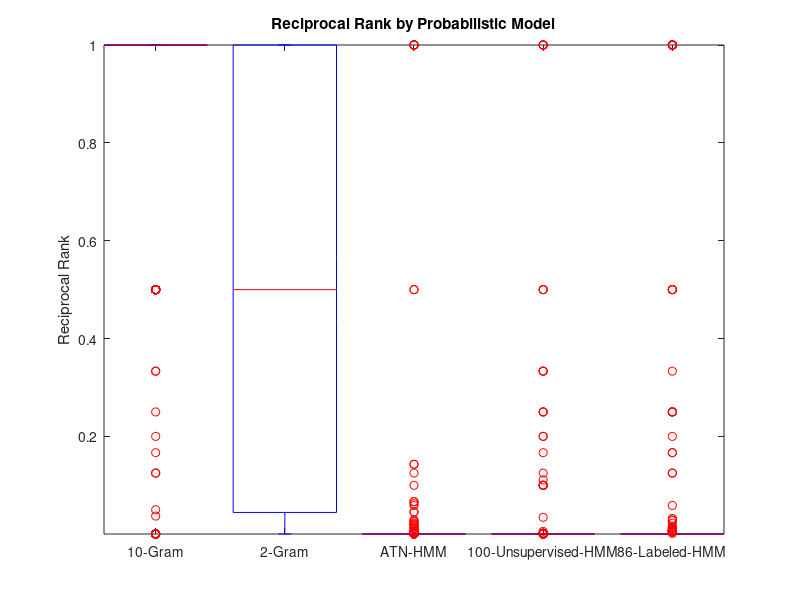

Write MATLAB code to recreate this figure.

% Octave requirements
% pkg install -forge io
% pkg install -forge statistics
pkg load statistics

% n10_gram found 506/522 true fixes (Mean Reciprocal Rank=0.91)
n10 = [1, 1, 1, 1, 1, 1, 1, 1, 2, 1, 2, 1, 1, 1, 1, 1, 1, 1, 1, 1, 1, 1, 1, 1, 1, 1, 1, 1, 1, 1, 1, 2, 1, 1, 1, 1, 1, 1, 1, 1, 1, 1, 1, 1, 1, 1, 2, 1, 1, 1, 1, 1, 1, 1, 1, 1, 1, 1, 1, 1, 1, 1, 1, 1, 1, 1, 2, 1, 1, 1, 1, 1, 1, 1, 1, 1, 1, 1, 1, 1, 2201, 1, 1, 1, 1, 1, 1, 1, 1, 1, 1, 1, 2201, 1, 1, 1, 1, 1, 1, 1, 1, 1, 1, 1, 1, 1, 1, 1, 1, 1, 1, 5, 1, 1, 1, 1, 1, 1, 1, 1, 1, 1, 1, 1, 1, 1, 2201, 1, 1, 8, 1, 1, 1, 1, 1, 1, 2, 1, 1, 1, 1, 1, 8, 1, 1, 1, 1, 1, 1, 2, 1, 1, 1, 1, 1, 1, 2, 2, 1, 1, 1, 1, 1, 2, 1, 1, 1, 1, 1, 1, 1, 1, 1, 1, 1, 20, 1, 2, 1, 1, 2201, 1, 1, 1, 1, 1, 1, 1, 1, 1, 1, 1, 1, 1, 2201, 2201, 2201, 1, 3, 1, 1, 1, 1, 1, 1, 1, 1, 1, 1, 1, 1, 1, 1, 1, 1, 2201, 1, 27, 2, 1, 1, 1, 1, 1, 2, 1, 1, 1, 1, 1, 1, 1, 2201, 1, 1, 1, 1, 2, 2201, 1, 1, 1, 1, 1, 1, 1, 1, 1, 1, 1, 1, 1, 1, 1, 1, 1, 1, 1, 1, 1, 1, 1, 1, 2, 2, 2, 1, 1, 1, 1, 1, 1, 1, 1, 1, 1, 1, 1, 1, 1, 1, 1, 1, 2, 2, 1, 1, 2201, 1, 1, 1, 1, 1, 1, 1, 1, 1, 1, 1, 1, 1, 1, 4, 1, 1, 1, 2201, 1, 1, 1, 1, 1, 1, 1, 2, 1, 2, 1, 1, 1, 3, 1, 1, 1, 1, 2, 1, 1, 1, 1, 1, 1, 1, 1, 1, 1, 1, 2, 1, 1, 1, 1, 2, 2201, 1, 1, 2, 2, 1, 1, 1, 1, 1, 1, 1, 1, 1, 1, 1, 1, 1, 1, 2, 1, 1, 2201, 1, 1, 1, 1, 2, 2, 1, 1, 1, 1, 1, 1, 1, 1, 1, 1, 1, 1, 1, 1, 1, 1, 1, 1, 2, 1, 6, 1, 1, 2201, 2, 1, 2, 1, 1, 1, 1, 1, 1, 2, 1, 2, 1, 1, 1, 1, 2, 1, 1, 1, 1, 1, 1, 1, 2, 1, 1, 1, 1, 1, 1, 1, 1, 1, 1, 1, 1, 1, 1, 1, 1, 1, 1, 2, 2201, 1, 1, 1, 1, 1, 1, 1, 1, 1, 1, 1, 1, 1, 2, 1, 1, 1, 1, 1, 1, 1, 1, 1, 1, 1, 1, 1, 2, 1, 2, 1, 1, 1, 1, 1, 1, 1, 1, 2, 1, 1, 2, 1, 1, 1, 1, 1, 1, 1, 1, 1, 1, 1, 1, 1, 1, 1, 1, 1, 1, 1, 2, 1, 1, 1, 1, 1, 2, 1, 1, 1, 1, 1, 1, 1, 1, 1, 1, 1, 1, 2];
% n2_gram found 422/522 true fixes (Mean Reciprocal Rank=0.58)
n2 = [2201, 9, 3, 2201, 81, 1, 1, 2201, 21, 1, 8, 2, 2201, 2201, 76, 1, 1, 1, 2201, 2, 2, 2, 1, 1, 2, 1, 33, 3, 2, 2, 1, 5, 1, 1, 1, 1, 1, 1, 2, 7, 2201, 17, 1, 2, 1, 1, 33, 2, 3, 1, 1, 24, 2201, 1, 1, 1, 1, 1, 1, 1, 2201, 1, 2, 1, 6, 1, 35, 21, 2, 2201, 1, 2201, 2201, 1, 1, 1, 1, 1, 1, 2201, 2201, 7, 1, 1, 48, 2, 2, 1, 1, 20, 2201, 1, 2201, 2201, 1, 1, 2201, 2201, 1, 1, 1, 2201, 2201, 4, 4, 1, 1, 1, 1, 4, 3, 53, 1, 1, 1, 29, 1, 2201, 1, 1, 2201, 2201, 2201, 1, 6, 2, 2201, 2201, 2, 2201, 25, 7, 1, 2201, 1, 1, 2, 1, 2, 1, 2, 5, 119, 1, 1, 1, 1, 1, 1, 4, 1, 1, 2201, 1, 1, 1, 2201, 2, 2201, 1, 1, 3, 2201, 3, 1, 1, 2201, 1, 1, 1, 1, 1, 2, 1, 1, 2201, 1, 2, 2201, 2201, 2201, 1, 8, 2201, 1, 2, 1, 1, 2, 1, 1, 1, 13, 2, 2201, 2201, 2201, 1, 9, 1, 1, 1, 2201, 2, 1, 3, 68, 161, 5, 1, 1, 1, 1, 23, 1, 2201, 1, 120, 16, 6, 2201, 3, 2201, 3, 5, 1, 1, 1, 2201, 1, 1, 1, 2201, 1, 2201, 1, 1, 96, 2201, 1, 1, 2201, 2, 1, 1, 1, 1, 1, 1, 2201, 2, 1, 1, 1, 2, 2, 2201, 1, 1, 1, 1, 2201, 1, 2, 28, 24, 114, 4, 1, 2091, 1, 1, 2201, 2, 1, 1, 2201, 1, 2201, 2201, 1, 1, 1, 33, 2, 1, 2201, 2201, 2201, 2201, 1, 2201, 1, 37, 1, 2201, 1, 2201, 1, 2, 2, 1, 1, 1, 1, 2, 2201, 2201, 1, 1, 2201, 9, 1, 1, 3, 1, 2, 1, 1, 3, 5, 1, 1, 2201, 3, 37, 2, 1, 1, 2201, 7, 13, 1, 1, 1, 13, 1, 2, 8, 1, 8, 1, 2201, 2201, 1, 2201, 2201, 2201, 1, 2201, 1, 1, 2, 1, 1, 1, 1, 1, 2, 1, 1, 1, 20, 1, 1, 2201, 8, 5, 5, 1, 2201, 2201, 2201, 1, 1, 1, 1, 1, 1, 1, 4, 1, 1, 2, 1, 1, 1, 1, 2201, 2201, 1, 1, 23, 2, 1, 178, 5, 1, 2, 1, 2, 1, 1, 4, 2201, 89, 1, 2, 1, 1, 1, 2201, 12, 1, 2201, 2, 1, 2201, 2, 7, 64, 2, 2201, 2, 25, 1, 2201, 1, 1, 1, 2, 2201, 1, 32, 20, 1, 1, 1, 1, 103, 2201, 1, 1, 2201, 1, 2201, 2201, 2, 2, 2, 2, 7, 1, 1, 27, 2201, 2201, 2201, 1, 1, 1, 1, 2, 9, 1, 1, 2, 1, 10, 2, 2, 2, 4, 2, 2, 1, 1, 1, 8, 2201, 1, 2201, 3, 1, 1, 2, 1, 2, 1, 4, 2, 2201, 1, 1, 1, 3, 2, 2, 1, 1, 2, 1, 2, 3, 3, 1, 4, 1, 2, 2, 36, 2, 3, 1, 21, 1, 1, 11, 1, 1, 1, 5];
% atn-hmm found 48/522 true fixes (Mean Reciprocal Rank=0.018)
atn = [2311, 968, 2311, 2311, 2311, 2311, 2311, 2311, 2311, 48, 2311, 2311, 2311, 2311, 2311, 2311, 2311, 2311, 2311, 2311, 2311, 2311, 2311, 2311, 2311, 7, 198, 2311, 2311, 2311, 2311, 2311, 2311, 2311, 2311, 2311, 2311, 2311, 2311, 2311, 190, 2311, 2311, 16, 2311, 2311, 2311, 2311, 2311, 2311, 2311, 2311, 2311, 2311, 2311, 2311, 22, 1, 34, 2311, 289, 2311, 2311, 2311, 54, 22, 2311, 2311, 2311, 2311, 2311, 2311, 2311, 2311, 2311, 2311, 2311, 2311, 2311, 2311, 2311, 2311, 2311, 2311, 2311, 79, 2311, 2311, 2311, 2311, 2311, 2311, 2311, 2311, 2311, 2311, 2311, 2311, 2311, 2311, 2311, 2311, 2311, 2311, 2311, 2311, 2311, 2311, 2311, 2311, 2311, 2311, 2311, 2311, 15, 2311, 2311, 2311, 2311, 2311, 2311, 1, 2311, 2311, 2311, 2311, 2311, 2311, 2311, 2311, 2311, 2311, 2311, 2311, 2311, 2311, 2311, 2311, 2311, 2311, 2311, 2311, 1343, 2311, 2311, 2311, 1, 2311, 2311, 2311, 2311, 2311, 2311, 2311, 871, 2311, 2311, 2311, 2311, 2311, 1114, 2311, 2311, 2311, 2311, 2311, 2311, 2311, 2311, 2311, 1, 2311, 2311, 2311, 2311, 2311, 2311, 2311, 2311, 2311, 2311, 2311, 2311, 2311, 2311, 2311, 2311, 2311, 2311, 2311, 2311, 2311, 1531, 2311, 2311, 2311, 2311, 2311, 2311, 2311, 2311, 137, 2311, 2311, 2311, 2311, 2311, 2311, 2311, 2311, 2311, 2311, 2311, 952, 62, 2311, 7, 2311, 2311, 2311, 2311, 2311, 2311, 2311, 2311, 2311, 2311, 975, 2311, 2311, 2311, 2311, 2311, 2311, 2311, 2311, 2311, 2311, 2311, 2311, 2311, 2311, 2311, 2311, 2311, 2311, 2311, 2311, 2311, 2311, 2, 2311, 2311, 8, 2311, 2311, 2311, 2311, 2311, 2311, 2311, 2311, 2311, 1485, 2311, 2311, 2311, 2311, 1, 2311, 2311, 226, 44, 2311, 2311, 2311, 2311, 2311, 2311, 1155, 2311, 2311, 1, 2311, 2311, 2311, 2311, 2311, 819, 2311, 2311, 2311, 2311, 2311, 2311, 2311, 2311, 2311, 2311, 2311, 2311, 2311, 2311, 2311, 2311, 2311, 2311, 2311, 2311, 2311, 2311, 2311, 2311, 2311, 206, 2311, 1242, 2311, 2311, 2311, 2311, 2311, 2311, 2311, 2311, 2311, 2311, 2311, 2311, 2311, 2311, 2311, 895, 2311, 2311, 178, 2311, 2311, 2311, 940, 52, 2311, 2311, 2311, 2311, 2311, 2311, 2311, 2311, 2311, 2311, 2311, 2311, 2311, 2311, 2311, 2311, 2311, 2311, 2311, 2, 2311, 2311, 2311, 2311, 2311, 2311, 2311, 2311, 2311, 2311, 2311, 2311, 2311, 2311, 2311, 2311, 2311, 2311, 2311, 2311, 2311, 2311, 2311, 2311, 2311, 2311, 2311, 2311, 2311, 2311, 2311, 2311, 2311, 707, 2311, 2311, 2311, 461, 2311, 2311, 2311, 2311, 2311, 2311, 2311, 2311, 2311, 2311, 2311, 2311, 10, 2311, 620, 2311, 2311, 2311, 2311, 2311, 2311, 2311, 880, 2311, 2311, 1900, 17, 2311, 2311, 2311, 2311, 2311, 2311, 2311, 2311, 2311, 2311, 86, 2311, 2311, 87, 2311, 2311, 2311, 2311, 2311, 2311, 2311, 2311, 2311, 2311, 2311, 2311, 2311, 2311, 2311, 2311, 2311, 2311, 2311, 39, 2311, 2311, 2311, 2311, 1, 2311, 1073, 2311, 2311, 2311, 2311, 2311, 2311, 2311, 2311, 2311, 2311, 2311, 2311, 2311, 2311, 2311, 2311, 2311, 2311, 2311, 2311, 2311, 2311, 2311, 2311, 2311, 2311, 15, 2311, 2311, 2311, 2311, 2311, 2311, 2311, 2311, 2311, 2311, 2311, 2311, 2311, 2311, 2311, 2311, 2311, 2311, 2311, 2311, 2311, 2311, 2311, 2311, 2311, 37, 2311, 2311];
% t100-hmm found 32/522 true fixes (Mean Reciprocal Rank=0.019)
t100 = [2311, 1968, 4, 2311, 2311, 2311, 2311, 2311, 2311, 2311, 2311, 2311, 2311, 2311, 2117, 2311, 2311, 2311, 2311, 2311, 2311, 2311, 10, 2311, 2311, 1816, 2311, 1401, 773, 2311, 2311, 2311, 2311, 2311, 2311, 2311, 2311, 10, 2311, 2311, 2311, 2311, 2311, 587, 4, 2311, 2096, 2311, 2311, 2311, 2311, 2311, 2311, 2311, 2311, 2311, 9, 2311, 2311, 2311, 2311, 2, 2311, 4, 6, 5, 2311, 2311, 1, 2311, 2311, 2311, 2311, 2311, 2311, 2311, 2311, 2311, 2311, 2311, 2311, 2311, 2311, 2311, 2311, 2311, 2311, 2311, 2311, 2311, 2311, 2311, 2311, 2311, 2311, 2311, 2311, 2311, 2311, 2311, 2311, 1215, 2311, 2311, 2311, 2311, 2311, 2311, 2311, 2311, 2311, 1995, 2311, 2311, 2311, 2090, 2311, 2311, 2311, 2311, 2311, 1, 2311, 2311, 2311, 2311, 2311, 2311, 2311, 2311, 2311, 2311, 2311, 2311, 2311, 2311, 2311, 2311, 2311, 2311, 1406, 2311, 2311, 2311, 2311, 2311, 2311, 2311, 2311, 2311, 2311, 2311, 2311, 2311, 10, 2311, 2311, 2311, 2311, 2311, 2311, 2311, 2311, 1220, 2311, 2311, 2311, 2311, 2311, 2311, 2311, 2311, 2311, 2311, 2311, 2311, 2311, 2311, 2311, 2311, 2311, 773, 2311, 2311, 2311, 2311, 2311, 2311, 2311, 2311, 2311, 2311, 2311, 2311, 2311, 2311, 2311, 2311, 2311, 2311, 2311, 2311, 2311, 2311, 2311, 2311, 2311, 2311, 2311, 2311, 2311, 2311, 2311, 1343, 3, 2311, 2311, 2311, 2311, 2311, 2311, 2311, 2311, 433, 2311, 2311, 2311, 2311, 2311, 2311, 2311, 2311, 2311, 2311, 2311, 2311, 2311, 2311, 2311, 2311, 2311, 2311, 2311, 2311, 2311, 2311, 2311, 2311, 2311, 2311, 5, 2311, 2311, 2, 2311, 2311, 2311, 2311, 2311, 2311, 2311, 2311, 2311, 1219, 2311, 2097, 2311, 2311, 2311, 2311, 2311, 2311, 1, 2311, 2311, 2311, 2, 2311, 2311, 2165, 2311, 2311, 2311, 2311, 2311, 2311, 2311, 2311, 2311, 2311, 2311, 2311, 2311, 2311, 2311, 2311, 2311, 1306, 2311, 2311, 2311, 2311, 2311, 2311, 2311, 2311, 2311, 2311, 2311, 2311, 2311, 2311, 2311, 919, 2311, 2311, 2311, 2311, 2311, 2311, 2311, 2311, 2311, 2311, 2311, 2311, 2311, 2311, 2311, 2311, 2311, 2311, 2311, 2311, 2311, 2311, 2311, 2311, 2311, 2311, 2311, 2311, 2311, 2311, 2311, 2311, 2311, 2311, 2311, 2311, 2311, 2311, 2311, 2311, 3, 2311, 2311, 2311, 2311, 2311, 3, 2311, 2311, 2311, 1, 2311, 2311, 2311, 2311, 2311, 2311, 2311, 2311, 2311, 2311, 2311, 2311, 2311, 2311, 2311, 2311, 29, 8, 2311, 2311, 2311, 2311, 10, 2311, 2311, 2311, 2311, 2311, 2311, 2311, 2311, 2311, 2311, 1220, 2311, 2311, 2311, 2311, 2311, 1302, 2311, 2311, 2311, 2311, 2311, 2311, 2311, 2311, 2311, 1967, 2311, 2311, 2311, 2311, 2311, 2311, 1965, 2311, 2311, 2091, 2311, 2311, 2311, 486, 2311, 2311, 2311, 2311, 2311, 2311, 2311, 2311, 2311, 2311, 1221, 2311, 2311, 2311, 2311, 2311, 2311, 2311, 2311, 2311, 2311, 2311, 2311, 2311, 2311, 2311, 2311, 2311, 2311, 2311, 2311, 1, 2311, 2311, 2311, 2311, 2311, 1961, 2311, 2311, 2311, 2311, 2311, 2311, 2311, 2311, 2311, 2311, 2311, 2311, 2311, 2311, 10, 2311, 2311, 2311, 2311, 2311, 2311, 2311, 2311, 2311, 2311, 2311, 2311, 2311, 2311, 2311, 2311, 2311, 2311, 2311, 2311, 2311, 2311, 2311, 2311, 2311, 2311, 2311, 2311, 2311, 2311, 2311, 2311, 2311, 2311, 2311, 2311, 2311, 170, 2311, 2311];
% tsmooth-hmm found 50/522 true fixes (Mean Reciprocal Rank=0.029)
tlabeled = [2311, 2311, 2311, 2311, 2311, 2311, 2311, 2311, 2311, 2311, 2311, 2311, 2311, 2311, 2311, 2311, 2311, 2311, 2311, 2311, 2311, 2311, 1, 2311, 2311, 551, 2311, 140, 2, 17, 2311, 2311, 2311, 2311, 2311, 2311, 77, 2311, 2311, 124, 2311, 2311, 2311, 2311, 2311, 2311, 2311, 2311, 36, 2311, 2311, 2311, 2311, 2311, 2311, 2, 2311, 2311, 1, 2311, 2311, 1, 2311, 1, 118, 2311, 2311, 2311, 2311, 2311, 2311, 2311, 2311, 2311, 2311, 2311, 2311, 2311, 2311, 2311, 2311, 2311, 2311, 2311, 2311, 2311, 2311, 2311, 2311, 2311, 2311, 2311, 2311, 2311, 2311, 2311, 2311, 2311, 2311, 2311, 2311, 2311, 2311, 2311, 2311, 2311, 2311, 2311, 2311, 2311, 2311, 2311, 2311, 2311, 2311, 2311, 123, 2311, 2311, 2311, 2311, 2311, 2311, 2311, 2311, 2311, 2311, 2311, 2311, 2311, 2311, 2311, 2311, 2311, 2311, 2311, 2311, 2311, 2311, 1, 2311, 2311, 2311, 2311, 2311, 2311, 2311, 2311, 6, 2311, 2311, 2311, 2311, 2311, 1, 2311, 2311, 2311, 2311, 2311, 2311, 2311, 5, 31, 2311, 2311, 2311, 2311, 2311, 2311, 2311, 2311, 2311, 2311, 2311, 2311, 2311, 34, 2311, 2311, 2311, 2311, 2311, 2311, 2311, 2311, 2311, 2311, 2311, 4, 2311, 2311, 2311, 2311, 2311, 2311, 2311, 2311, 2311, 2311, 2311, 2311, 2311, 2311, 2311, 65, 2311, 2311, 2311, 2311, 2311, 2311, 2311, 2311, 2311, 2311, 2311, 2311, 6, 2311, 2311, 2311, 2311, 2311, 2311, 2311, 2311, 2311, 2311, 2311, 2311, 2311, 2311, 2311, 2311, 2311, 2311, 2311, 2311, 2311, 2311, 2311, 2311, 2311, 2311, 2311, 2311, 2311, 2311, 2311, 1, 2311, 2311, 2311, 2311, 2311, 2311, 2311, 2311, 2311, 2311, 2311, 2311, 187, 2311, 2311, 2311, 2311, 2311, 2311, 2311, 2311, 2311, 4, 2311, 2311, 2311, 2311, 2311, 2311, 1, 2311, 2311, 2311, 2311, 2311, 2311, 2311, 200, 2311, 2311, 2311, 2311, 2311, 2311, 2311, 2311, 161, 2311, 2311, 2311, 44, 226, 2311, 2311, 2311, 2311, 2311, 2311, 2311, 2311, 92, 2311, 2311, 2311, 2311, 182, 2311, 2311, 2311, 2311, 2311, 2311, 2311, 2311, 2311, 2311, 2311, 2311, 2311, 2311, 117, 3, 2311, 2311, 74, 2311, 2311, 2311, 2311, 2311, 2311, 2311, 2311, 2311, 2311, 4, 2311, 2311, 2311, 2311, 2311, 2311, 2311, 2311, 2311, 2311, 2311, 2311, 2311, 2, 2311, 2311, 2311, 2, 2311, 2311, 2311, 2311, 2311, 2311, 2311, 2311, 2311, 2311, 108, 2311, 2311, 2311, 2311, 2311, 2, 2311, 2311, 2311, 2311, 2311, 2311, 2311, 2311, 2311, 2311, 2311, 2311, 2311, 2311, 2311, 2311, 2311, 2311, 2311, 2311, 2311, 2311, 177, 2311, 2311, 2311, 2311, 2311, 8, 2311, 2311, 2311, 2311, 2311, 2311, 2311, 4, 2311, 2311, 2311, 2311, 2311, 229, 2311, 2311, 2311, 2311, 2311, 2311, 2311, 2311, 2311, 2311, 2311, 2311, 2311, 2311, 164, 2311, 2311, 2311, 2311, 2311, 2311, 2311, 2311, 2311, 2311, 2311, 2311, 2311, 2311, 2311, 2311, 2311, 2311, 2311, 2311, 2311, 2311, 2311, 2311, 2311, 1, 2311, 2311, 2311, 2311, 2311, 2311, 2311, 2311, 2311, 2311, 2311, 2311, 2311, 2311, 2311, 2311, 2311, 2311, 2311, 2311, 2311, 2311, 2311, 2311, 2311, 2311, 2311, 2311, 1, 2311, 2311, 8, 2311, 2311, 2311, 2311, 2311, 2311, 2311, 2311, 2311, 2311, 2311, 2311, 2311, 2311, 2311, 2311, 2311, 2311, 2311, 2311, 2311, 2311, 2311, 161];


reciprocal_ranks = [
    1 ./ n10;
    1 ./ n2;
    1 ./ atn;
    1 ./ t100;
    1 ./ tlabeled;
];

model_name = {
    "10-Gram",
    "2-Gram",
    "ATN-HMM",
    "100-Unsupervised-HMM",
    "86-Labeled-HMM"
};

clf;
b = boxplot(reciprocal_ranks');
%h = violin(reciprocal_ranks');

set(gca, 'xtick', [1:5], 'xticklabel', model_name);
title("Reciprocal Rank by Probabilistic Model");
ylabel("Reciprocal Rank");
axis tight;
